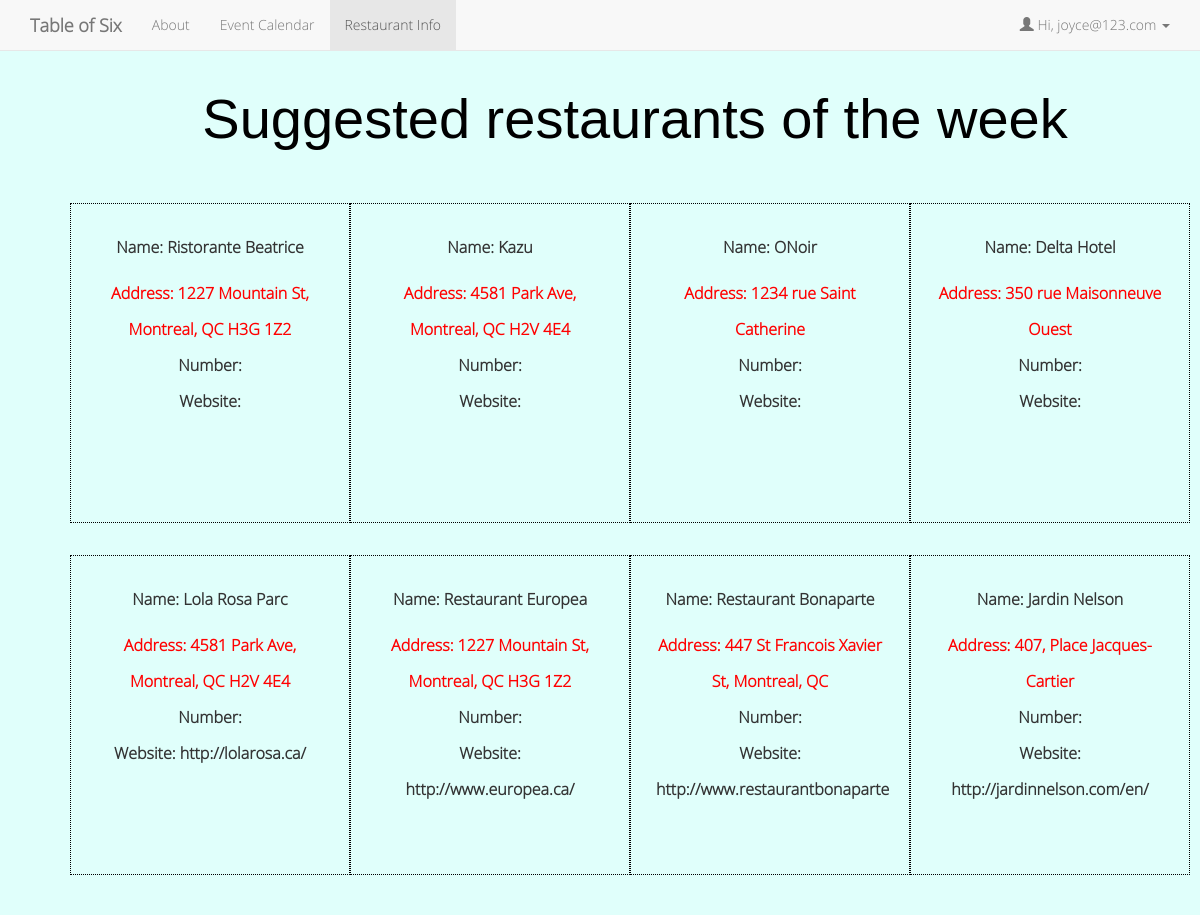
Page /Resto1.php (signed in) on the committed database.
### tables this page shows
CREATE TABLE `users` (
  `userId` int(11) NOT NULL,
  `userName` varchar(30) NOT NULL,
  `userEmail` varchar(60) NOT NULL,
  `userPass` varchar(255) NOT NULL
);

CREATE TABLE `restaurants` (
  `ID` int(11) NOT NULL,
  `name` varchar(45) NOT NULL,
  `address` varchar(45) NOT NULL,
  `number` varchar(10) DEFAULT NULL,
  `website` varchar(30) NOT NULL
);

### Resto1.php (the view, shortened to what this page needs)
<?php
    $res=mysql_query("SELECT * FROM users WHERE userId=".$_SESSION['user']);
    $userRow=mysql_fetch_array($res);
?>
<!DOCTYPE html>
<html>
<head>
<link rel="stylesheet" href="assets/css/bootstrap.min.css" type="text/css"  />
<link rel="stylesheet" href="style2.css" type="text/css" />
</head>
<body style="background-color:#e0fffb;">
    <nav class="navbar navbar-default navbar-fixed-top">
      <div class="container">
        <div class="navbar-header">
          <a class="navbar-brand"><b>Table of Six</b></a>
        </div>
        <div id="navbar" class="navbar-collapse collapse">
          <ul class="nav navbar-nav">
            <li ><a href="home.php">About</a></li>
            <li><a href="calendar.php">Event Calendar</a></li>
            <li class="active"><a href="Resto.php">Restaurant Info</a></li>
          </ul>
          <ul class="nav navbar-nav navbar-right">
            <li class="dropdown">
              <a href="#" class="dropdown-toggle" data-toggle="dropdown" role="button" aria-haspopup="true" aria-expanded="false">
              <span class="glyphicon glyphicon-user"></span>&nbsp;Hi, <?php echo $userRow['userEmail']; ?>&nbsp;<span class="caret"></span></a>
            </li>
          </ul>
        </div>
      </div>
    </nav>
<div id="plans" class="clearfix">
  <div class="title"> Suggested restaurants of the week </div>
        </div>
<div id="plans" class="clearfix">
        <?php
$res=mysql_query("SELECT * FROM restaurants");
$hasResto = mysql_num_rows($res);
if ($hasResto > 0) {
    while($row = $userRow=mysql_fetch_array($res)) {
        echo '<div class="plan"> <div class="name"> Name: '. $row["name"] . '</div>';
        echo '<div class="price"> Address: '. $row["address"] . '</div>';
        echo '<div class="name"> Number: '. $row["phone"] . '</div>';
        echo '<div class="name"> Website: '. $row["website"] . '</div> </div>';
    }
} else {
    echo "0 results";
}
?>
</div>
<div id="map" style="width:100%;height:400px;"></div>
</body>
</html>

### style2.css (style rules this page uses)
* { font-family: 'Open Sans Light', sans-serif; }
.clearfix,.w-bar .clearfix,.e-bar .clearfix { width:100% !important; display:table; margin-left:auto; margin-right:auto; *text-align:center; padding-left: 70px; }
#plans .title { font-size: 4em; margin-top: 55px; color: black; text-align: center; font-family: 'Bebas Neue Bold', sans-serif; }
#plans { margin:24px auto 0; }
#plans .plan { font-size:16px;float:left; height:320px;width:280px; line-height:36px; border-right:1px dotted #000000; border-top:1px dotted #000000; border-bottom:1px dotted #000000; border-left:1px dotted #000000; padding:25px; margin-top:20px; margin-bottom:12px; text-align:center; }
#plans .name { font-weight:bold; padding-top: 0px; }
#plans .price { color:#FF0000; font-weight:bold; padding-top: 10px; }

### rows in the picture
users: userEmail "joyce@123.com"
restaurants: name "Ristorante Beatrice", address "1227 Mountain St, Montreal, QC H3G 1Z2"
restaurants: name "Kazu", address "4581 Park Ave, Montreal, QC H2V 4E4"
restaurants: name "ONoir", address "1234 rue Saint Catherine"
restaurants: name "Delta Hotel", address "350 rue Maisonneuve Ouest"
restaurants: name "Lola Rosa Parc", address "4581 Park Ave, Montreal, QC H2V 4E4", website "http://lolarosa.ca/"
restaurants: name "Restaurant Europea", address "1227 Mountain St, Montreal, QC H3G 1Z2", website "http://www.europea.ca/"
restaurants: name "Restaurant Bonaparte", address "447 St Francois Xavier St, Montreal, QC", website "http://www.restaurantbonaparte"
restaurants: name "Jardin Nelson", address "407, Place Jacques-Cartier", website "http://jardinnelson.com/en/"
